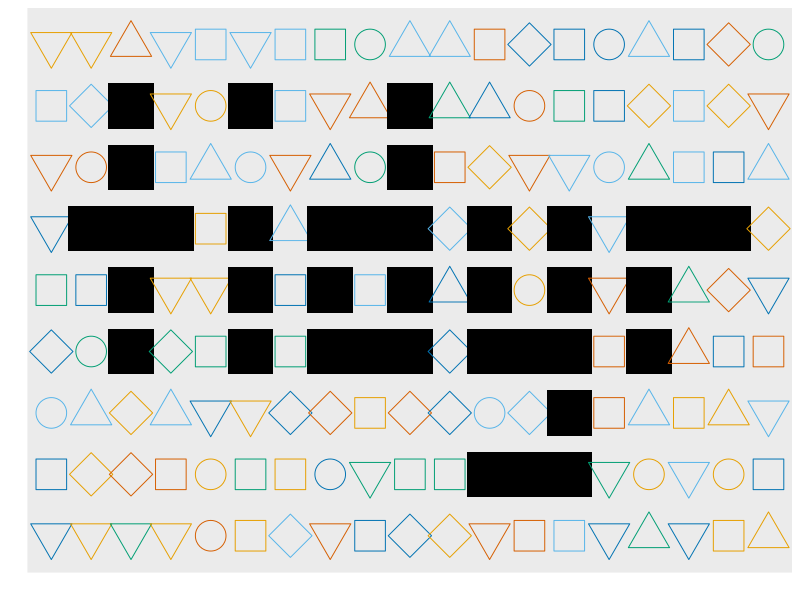

Generate this figure with R:
# This script constructs a graph representing a design concept for the R package tidyr
# tidyr is a package that helps analyst transform mishapen data in a "tidy" format ready for analysis and visualization
# The logo reflects the goal of tidyr by forming the word tidyr with uniform shapes of the same color amid a field of randomly plotted shapes rndomly colored

# Load libraries
library("ggplot2")

# Set the range of the xy plane
xRange <- 19
yRange <- 9

# Generate x and y values for the xy plane for each column-row intersection
xValues <- rep(1:xRange, yRange)
yValues <- rep(1:yRange, each = xRange)

# Create a data frame with the x and y values where on row contains a coordinate for a column-row intersection in the plane
logoPlane <- data.frame(xValue = xValues, yValue = yValues)

# Generate x and y values for the xy plane for each column-row intersections that create "tidyr" 
logoXValues <- c(2,3,3,3,3,3,4,6,6,6,6,8,8,8,9,9,10,10,10,10,10,12,12,12,12,13,13,14,14,14,14,14,16,16,16,17,18)
logoYValues <- c(6,4,5,6,7,8,6,4,5,6,8,4,5,6,4,6,4,5,6,7,8,2,4,5,6,2,4,2,3,4,5,6,4,5,6,6,6)

# Create a data frame with the x and y values where on row contains a coordinate for a column-row intersection that create "tidyr"
# Create a new column that indicates these rows are used to create the logo
logoPoints <- data.frame(xValue = logoXValues, yValue = logoYValues, isLogoCoordinate = TRUE)

# Merger the plane and poitn data frames so that each coordiante that is used in word is distinguidhed from the general plane
logoPlane <- merge(x = logoPlane, y = logoPoints, by = c("xValue","yValue"), all = TRUE)
# Set the values of rows that are not used in the word from NA to FALSE
logoPlane$isLogoCoordinate[is.na(logoPlane$isLogoCoordinate)] <- FALSE

# Set the color and shape codes used for the plane coordinates
logoPlaneColor <- c("#E69F00", "#56B4E9", "#009E73", "#0072B2", "#D55E00")
logoPlaneShape <- c(0,1,2,5,6)

# Add color and shape columns to the plane data frame. Randomly set color and shape values using the colors and shapes previous selected 
logoPlane$logoColor <- sapply(1:(xRange * yRange), function(x) sample(logoPlaneColor,1))
logoPlane$logoShape <- sapply(1:(xRange * yRange), function(x) sample(logoPlaneShape,1))

# Set the color and shape of the word coordinates to a specific color and a specific shape not previous set in the color and shaoe sets
logoPlane$logoColor[which(logoPlane$isLogoCoordinate == TRUE)] <- "#000000" 
logoPlane$logoShape[which(logoPlane$isLogoCoordinate == TRUE)] <- 15

# Construct the plot so that the color and shape of each coodinate is set from the assigned values in the data frame. Additionally, make the letter coordinate shapes bigger than the plane shapes.
tidyrLogo <- ggplot(data=logoPlane, aes(x=xValue,y=yValue)) +
  scale_y_discrete(name="") +
  scale_x_discrete(name="") +
  scale_shape_identity() +
  scale_colour_identity() +
  geom_point(mapping=aes(shape=logoShape, color=logoColor), size=ifelse(logoPlane$isLogoCoordinate == TRUE,15,10))

# Remove almost all plot area elements and return the plot
tidyrLogo + theme(panel.grid.major = element_blank(), panel.grid.minor = element_blank(), axis.text = element_blank(), axis.ticks = element_blank())
